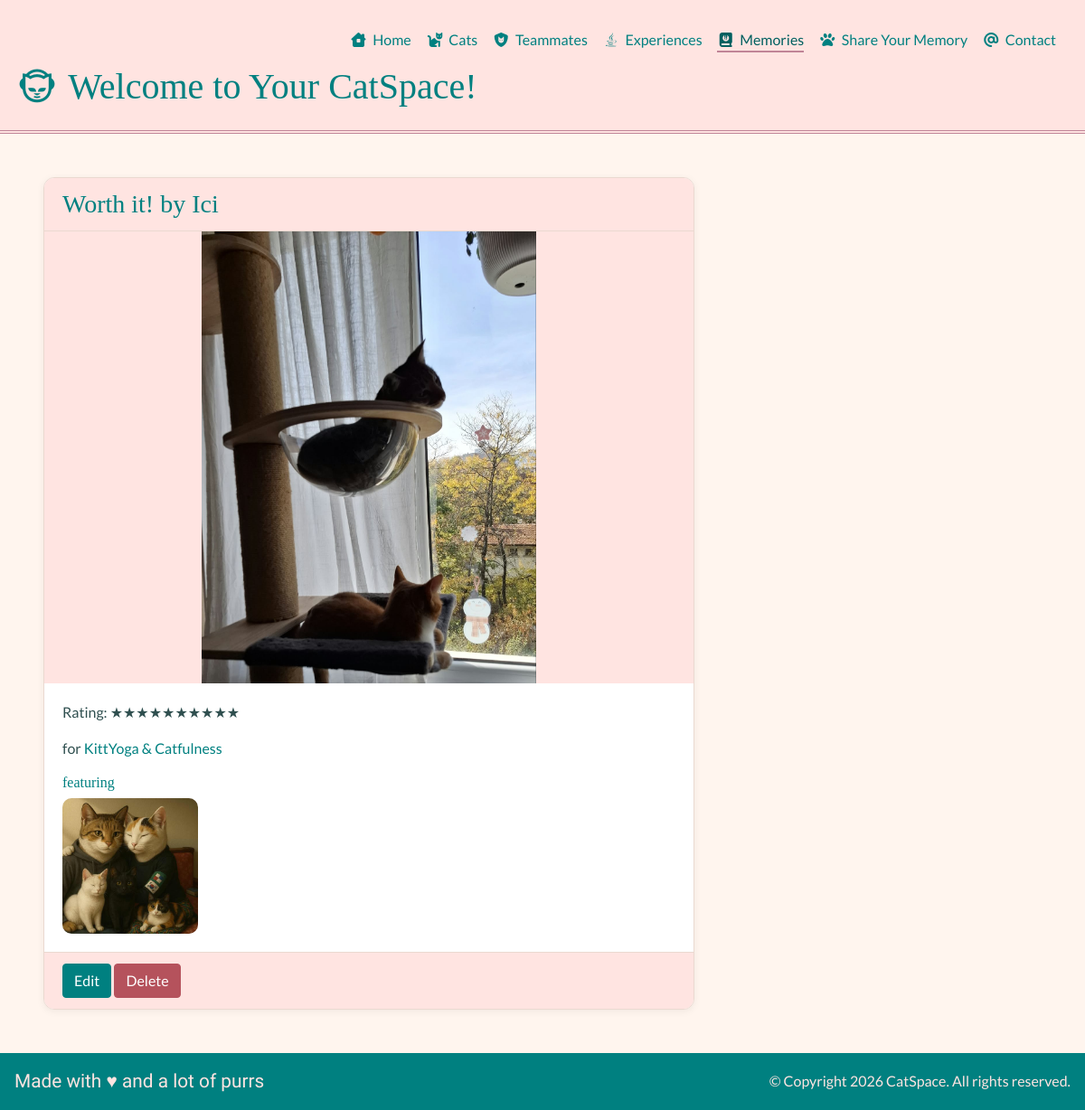
Before: /memories/2/ with the older database file.
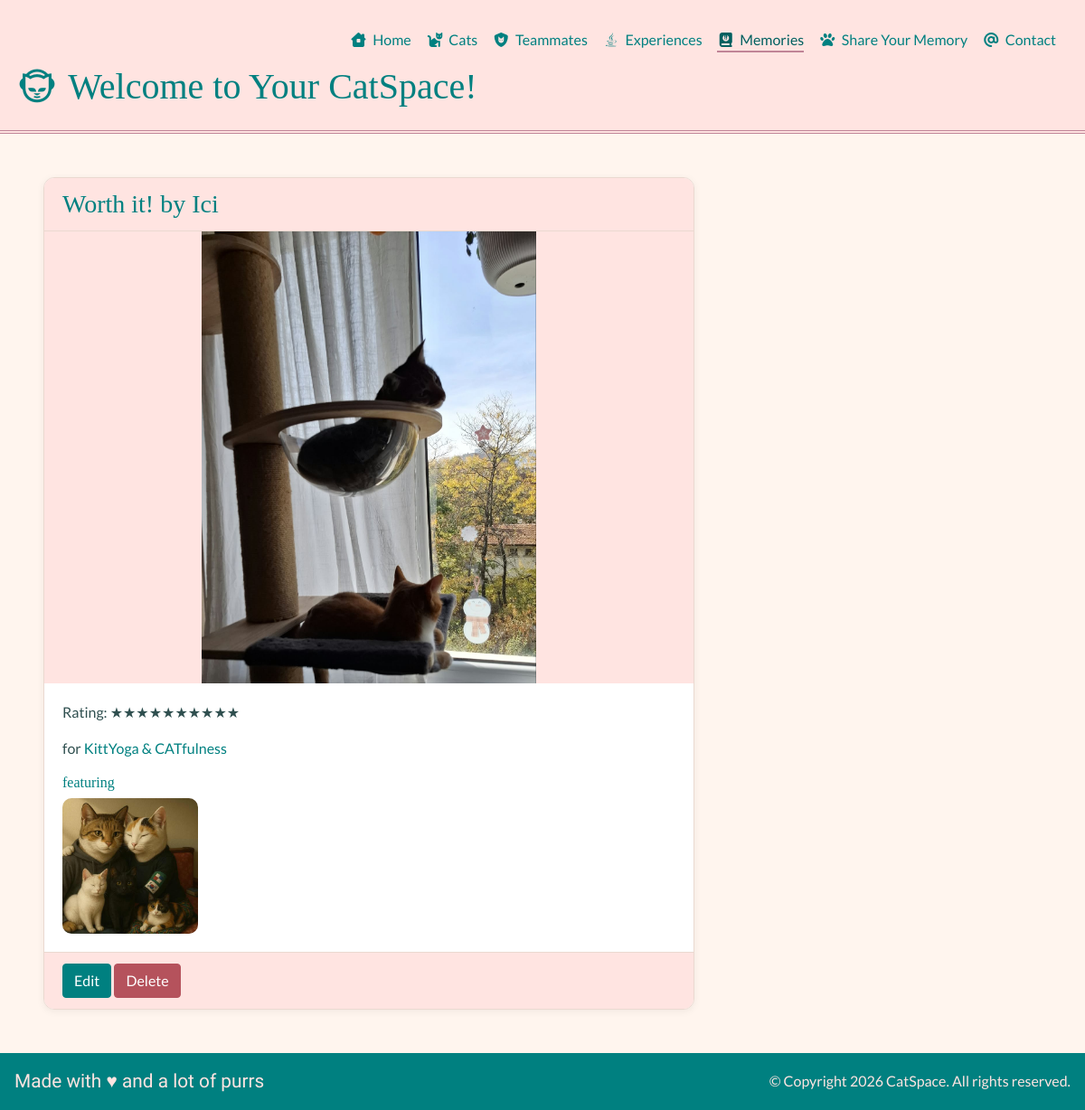
After: the same page with the newer database file.
### memories/models.py (models this page shows, shortened)
class Memory(TimeStampMixin):
    title = models.CharField(max_length=30)
    author = models.CharField(max_length=30)
    description = models.TextField(blank=True)
    image = models.ImageField(upload_to="memories/", null=True, blank=True)
    rating = models.PositiveSmallIntegerField(validators=[MinValueValidator(1), MaxValueValidator(10)],
                                              null=True, blank=True)
    experience = models.ForeignKey("experiences.Experience", on_delete=models.SET_NULL, related_name="memories",
                                   null=True, blank=True)
    cats = models.ManyToManyField("cats.Cat", related_name="memories", blank=True)
    class Meta:
        ordering = ["-updated_at"]
    def __str__(self) -> str:
        return f"{self.title} by {self.author}"

### experiences/models.py (models this page shows, shortened)
class Experience(TimeStampMixin):
    name = models.CharField(max_length=30, unique=True)
    description = models.TextField(blank=True)
    cover_image_url = models.URLField(null=True, blank=True)
    price = models.DecimalField(max_digits=5, decimal_places=2, validators=[MinValueValidator(0)])
    teammate = models.ForeignKey("teammates.Teammate", on_delete=models.SET_NULL, null=True, blank=True,
                                 related_name="experiences")
    is_available = models.BooleanField(default=True, blank=True)
    slug = models.SlugField(blank=True, unique=True)
    class Meta:
        ordering = ["-updated_at"]
    def __str__(self) -> str:
        return self.name

### memories/views.py (the view)
# urls.py: path("", views.MemoryDetail.as_view(), name="detail"),
class MemoryDetail(DetailView):
    queryset = Memory.objects.select_related("experience").prefetch_related("cats")

### memories/templatetags/memory_extras.py (called while the page is built)
@register.filter
def stars(value):
    max_stars = 10
    if not value:
        return "Not rated yet"
    value = round(float(value))
    return "★" * value + "☆" * (max_stars - value)

### templates/memories/memory_detail.html (shortened to what this page needs)
{% extends "base.html" %}
{% load memory_extras %}
{% load static %}
{% block content %}
    <article class="card detail-card">
        <h3 class="card-header">{{ memory }}</h3>
        {% if memory.image %}
            <a href="{{ memory.image.url }}" target="_blank">
                <img src="{{ memory.image.url }}" alt="Memory Image" class="detail-img">
            </a>
        {% else %}
            <img src="{% static 'images/hestia_hephaestus.jpg' %}" alt="Hestia Hephaestus Cats" class="detail-img">
        {% endif %}
        <div class="card-body">
            <p>Rating: {{ memory.rating|stars }}</p>
            {% if memory.experience %}
                <p>for <a href="{% url 'experiences:detail' memory.experience.slug %}">{{ memory.experience }}</a></p>
            {% endif %}
            <h5 class="card-subheading">featuring</h5>
            {% for cat in memory.cats.all %}
                <p class="mb-1"><a href="{% url 'cats:detail' cat.id %}">{{ cat }}</a></p>
            {% empty %}
                <div><img src="{% static 'images/family.jpg' %}" alt="Cat Family" width="150px" height="auto"></div>
            {% endfor %}
        </div>
        <div class="card-footer">
            <a href="{% url 'memories:update' memory.id %}" class="btn btn-primary">Edit</a>
            <a href="{% url 'memories:delete' memory.id %}" class="btn btn-danger">Delete</a>
        </div>
    </article>
{% endblock %}

Changed rows visible on the page:
changed through a linked row, Memory "Worth it! by Ici": experience "KittYoga & Catfulness" → "KittYoga & CATfulness"
